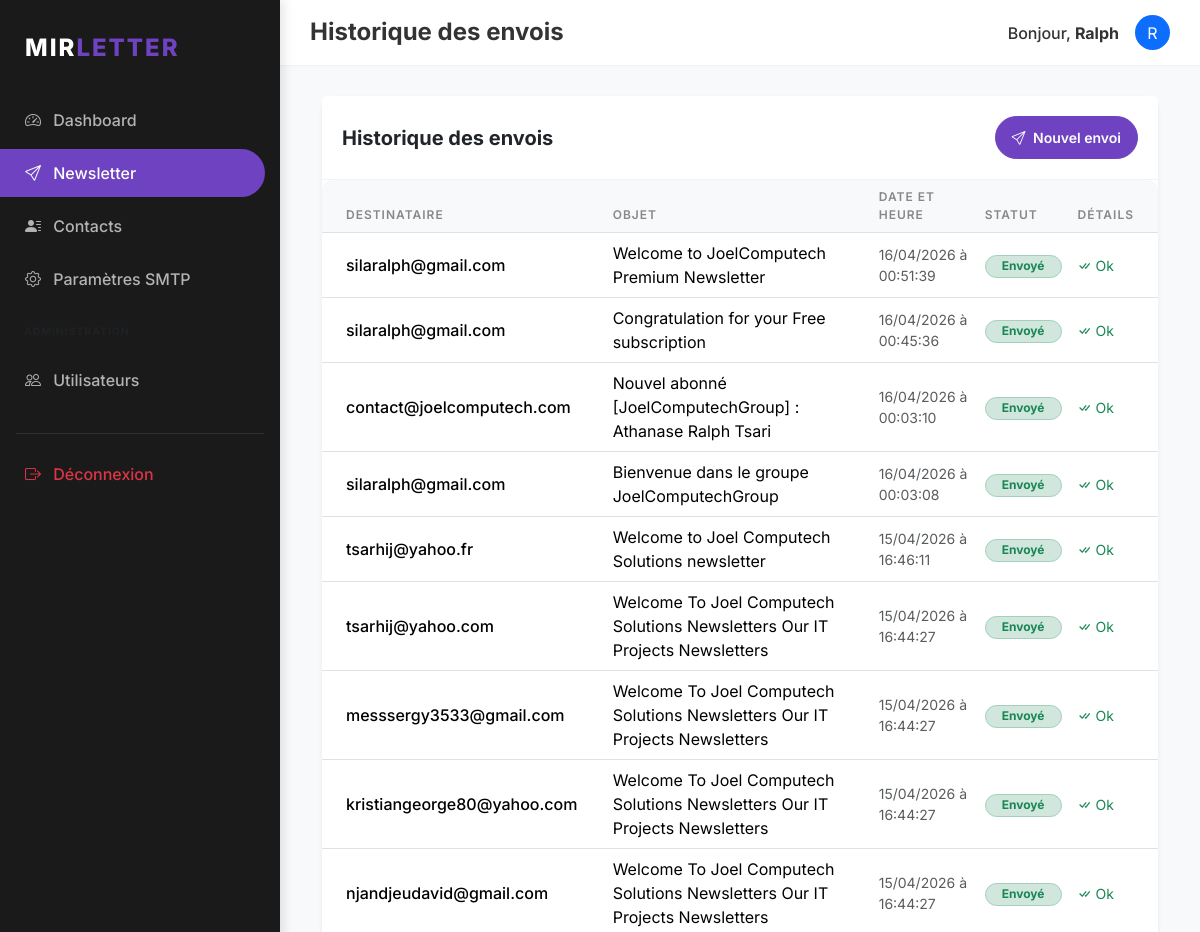
Page /newsletter/history (signed in, upper part) on the earlier database version.
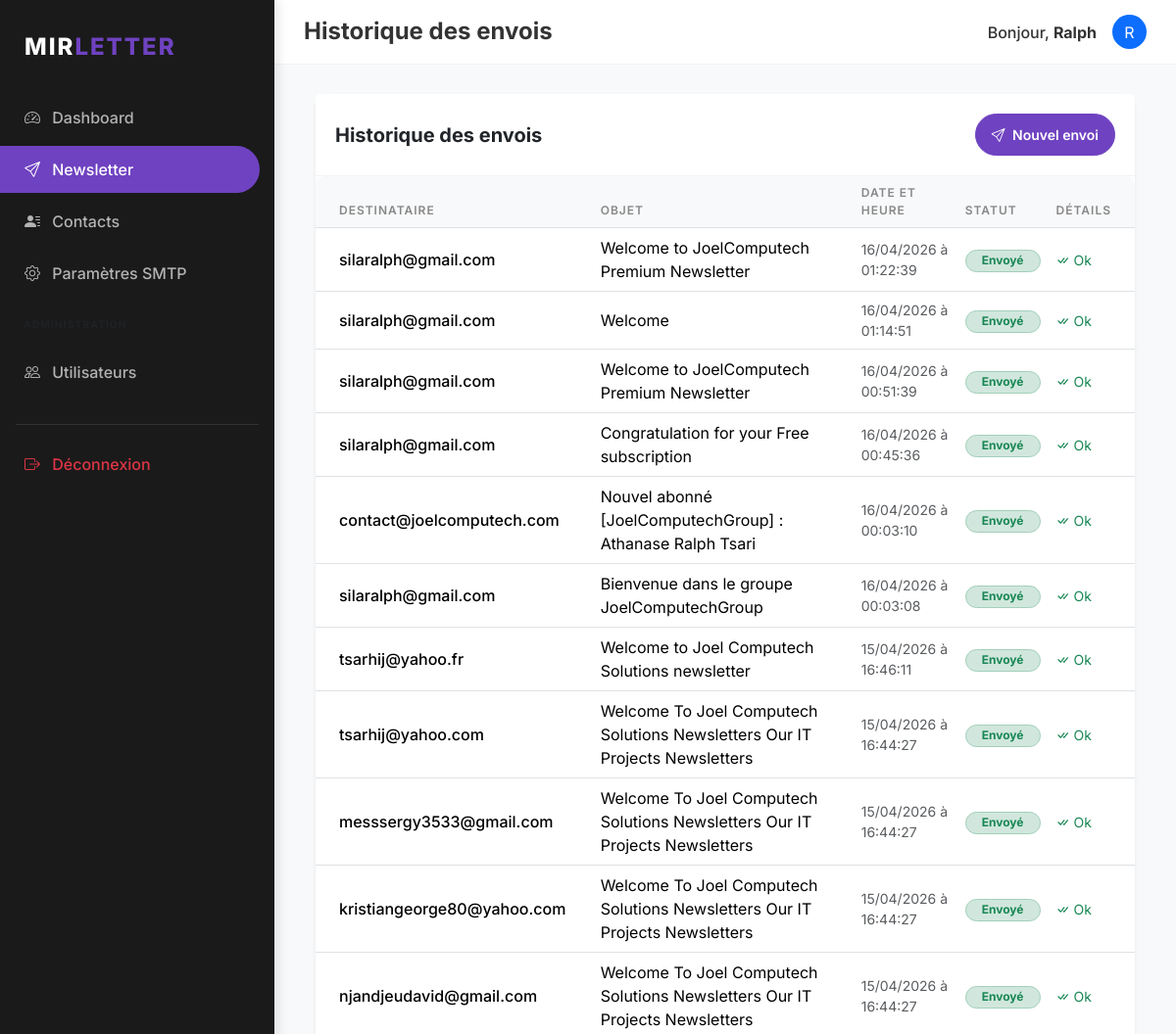
Same page on the later database version.
### models/history.py (models this page shows, shortened)
class SentEmail(db.Model):
    __tablename__ = 'sent_emails'
    id = db.Column(db.Integer, primary_key=True)
    user_id = db.Column(db.Integer, db.ForeignKey('users.id'), nullable=False)
    subject = db.Column(db.String(256), nullable=False)
    recipient = db.Column(db.String(120), nullable=False)
    status = db.Column(db.String(20), nullable=False) # 'success', 'failed'
    error_message = db.Column(db.Text)
    timestamp = db.Column(db.DateTime, index=True, default=datetime.utcnow)

### routes/newsletter.py (the view)
@newsletter.route('/history')
@login_required
def history():
    history = SentEmail.query.filter_by(user_id=current_user.id).order_by(SentEmail.timestamp.desc()).all()
    return render_template('newsletter/history.html', title='Historique des envois', history=history)

### models/user.py (called while the page is built)
@login_manager.user_loader
def load_user(user_id):
    return User.query.get(int(user_id))

### templates/newsletter/history.html (shortened to what this page needs)
{% extends "base.html" %}
{% block content %}
<div class="card border-0 shadow-sm">
    <div class="card-header bg-white d-flex justify-content-between align-items-center">
        <h5 class="m-0 fw-bold">Historique des envois</h5>
        <a href="{{ url_for('newsletter.compose') }}" class="btn btn-primary btn-sm rounded-pill px-3">
            <i class="bi bi-send me-1"></i> Nouvel envoi
        </a>
    </div>
    <div class="card-body p-0">
        <div class="table-responsive">
            <table class="table table-hover align-middle mb-0">
                <thead>
                    <tr>
                        <th class="ps-4">Destinataire</th>
                        <th>Objet</th>
                        <th>Date et Heure</th>
                        <th>Statut</th>
                        <th class="pe-4">Détails</th>
                    </tr>
                </thead>
                <tbody>
                    {% for item in history %}
                    <tr>
                        <td class="ps-4 fw-medium">{{ item.recipient }}</td>
                        <td>{{ item.subject }}</td>
                        <td class="small text-muted">{{ item.timestamp.strftime('%d/%m/%Y à %H:%M:%S') }}</td>
                        <td>
                            {% if item.status == 'success' %}
                            <span class="badge bg-success-subtle text-success border border-success-subtle rounded-pill px-3">Envoyé</span>
                            {% else %}
                            <span class="badge bg-danger-subtle text-danger border border-danger-subtle rounded-pill px-3">Échec</span>
                            {% endif %}
                        </td>
                        <td class="pe-4">
                            {% if item.error_message %}
                            <button type="button" class="btn btn-sm btn-outline-danger"
                                    data-bs-toggle="popover"
                                    title="Erreur d'envoi"
                                    data-bs-content="{{ item.error_message }}">
                                <i class="bi bi-info-circle"></i>
                            </button>
                            {% else %}
                            <span class="text-success small"><i class="bi bi-check-all"></i> Ok</span>
                            {% endif %}
                        </td>
                    </tr>
                    {% endfor %}
                </tbody>
            </table>
        </div>
    </div>
</div>
{% endblock %}

Differences in the rows shown:
added SentEmail: recipient "silaralph@gmail.com", subject "Welcome to JoelComputech Premium Newsletter", timestamp "16/04/2026 à 01:22:39", status "Envoyé", shows "Ok"
added SentEmail: recipient "silaralph@gmail.com", subject "Welcome", timestamp "16/04/2026 à 01:14:51", status "Envoyé", shows "Ok"
